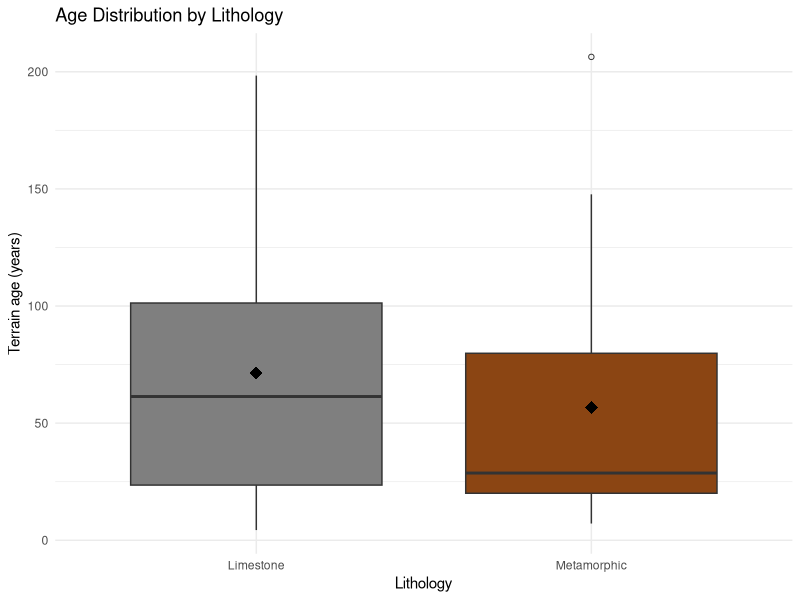
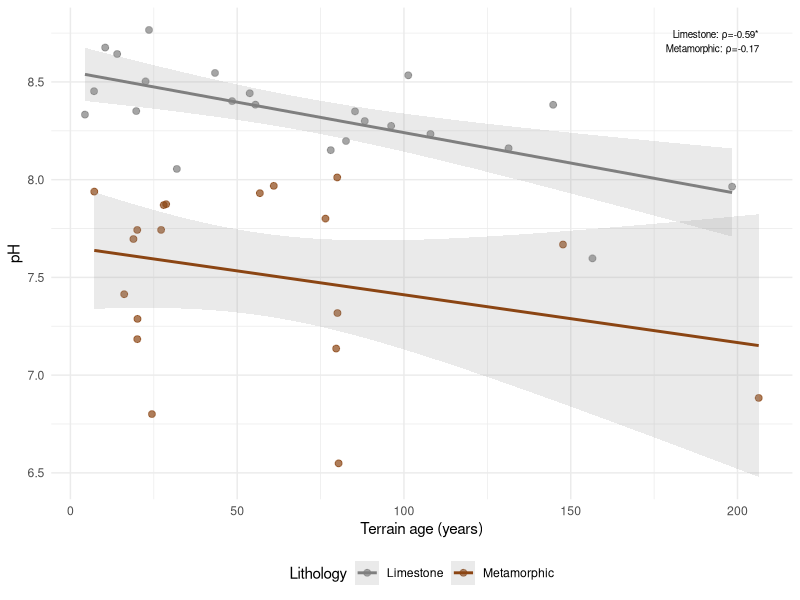
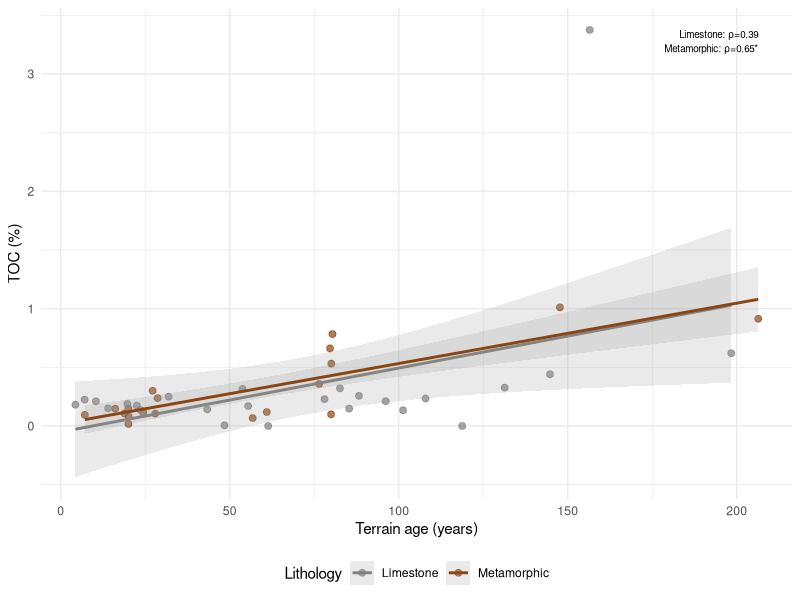
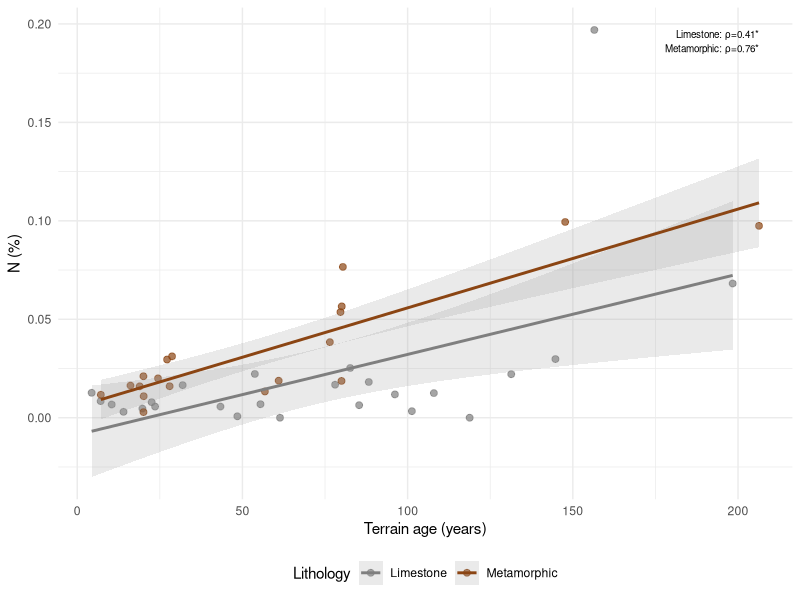
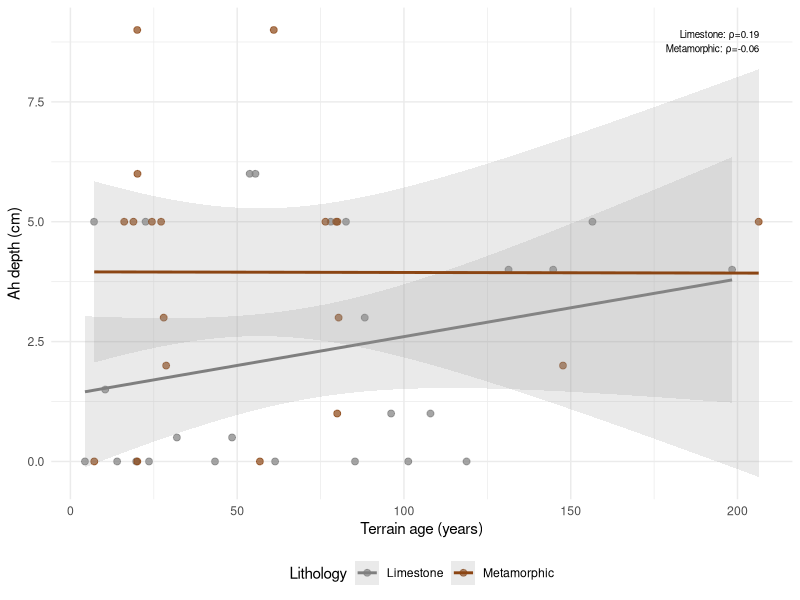
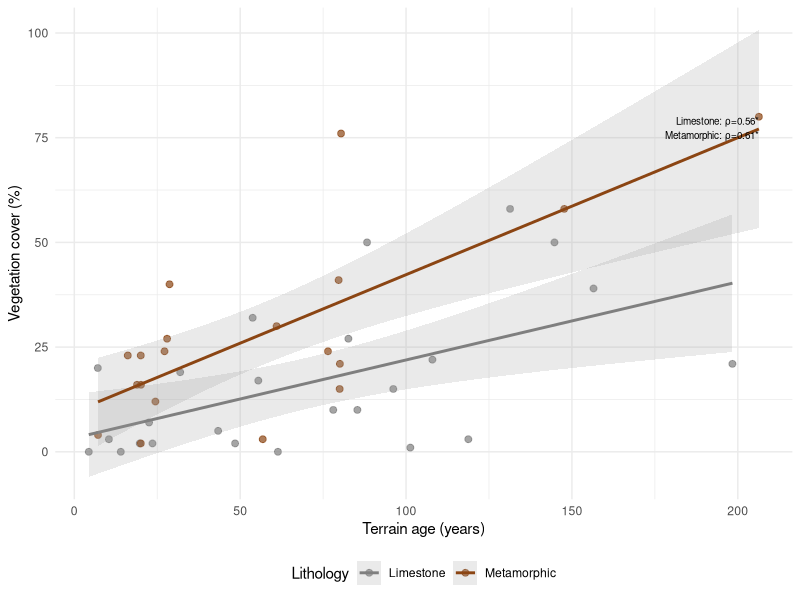
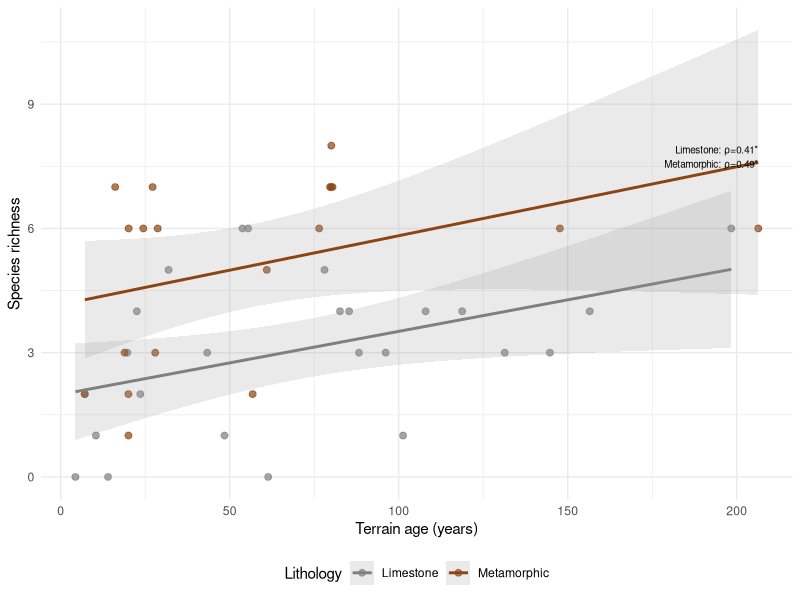
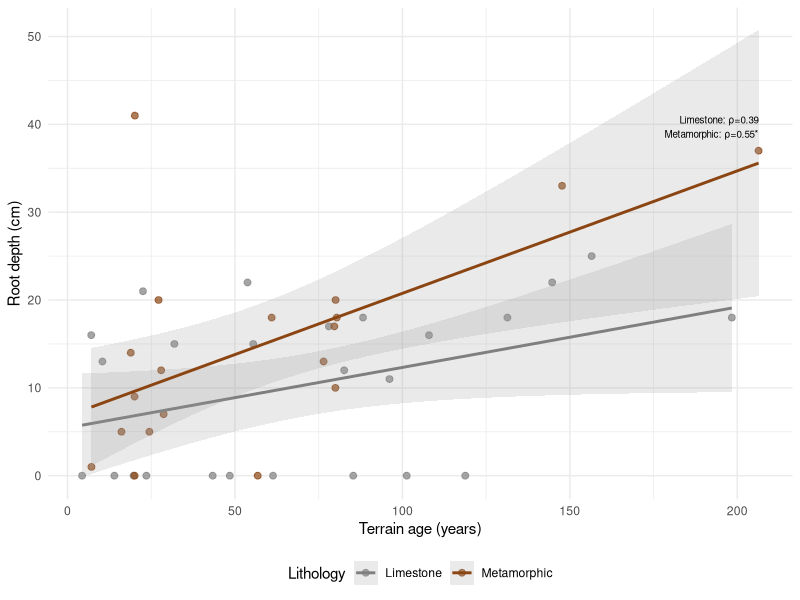

Write the R code that produced these figures, in order.
###############################################################################
# Age vs Soil and Vegetation Properties by Lithology
###############################################################################
# This script compares soil and vegetation development over terrain age
# between limestone and metamorphic sites in the Sulden glacier foreland.
#
# 1. Age distribution comparison between lithologies (Wilcoxon test + boxplot)
# 2. Spearman correlation table: age vs each property, per lithology
# 3. Scatterplots with linear regression lines: age vs soil properties
# 4. Scatterplots with linear regression lines: age vs vegetation properties
#
# Input: Sulden_data.xlsx
# Output: age_distribution_by_lithology.png
#         age_vs_soil_by_lithology.png
#         age_vs_vegetation_by_lithology.png
##############################################################################



library(tidyverse)
library(readxl)
library(gridExtra)


df <- read_excel("Sulden_data.xlsx") %>%
  filter(lithology %in% c("Limestone", "Metamorphic"))

# Test normaility
df %>% filter(lithology == "Limestone") %>% pull(age) %>% shapiro.test() 
df %>% filter(lithology == "Metamorphic") %>% pull(age) %>% shapiro.test()

# Metamorphic is not normally distributed, so we use wilcox
wilcox.test(age ~ lithology, data = df %>% filter(lithology %in% c("Limestone", "Metamorphic")))

# Define colors
lith_colors <- c("Limestone" = "grey50", "Metamorphic" = "#8B4513")

# Calculate summary stats
stats <- df %>%
  filter(lithology %in% c("Limestone", "Metamorphic")) %>%
  group_by(lithology) %>%
  summarise(
    n = n(),
    mean = round(mean(age, na.rm = TRUE), 1),
    sd = round(sd(age, na.rm = TRUE), 1),
    median = median(age, na.rm = TRUE),
    min = min(age, na.rm = TRUE),
    max = max(age, na.rm = TRUE)
  )

print(stats)

df %>%
  filter(lithology %in% c("Limestone", "Metamorphic")) %>%
  ggplot(aes(x = lithology, y = age, fill = lithology)) +
  geom_boxplot(outlier.shape = 1) +
  stat_summary(fun = mean, geom = "point", shape = 18, size = 4, color = "black") +
  scale_fill_manual(values = c("Limestone" = "grey50", "Metamorphic" = "#8B4513")) +
  labs(x = "Lithology", y = "Terrain age (years)", title = "Age Distribution by Lithology") +
  theme_minimal() +
  theme(legend.position = "none")

ggsave("age_distribution_by_lithology.png", width = 6, height = 5, dpi = 300)


# Variables to test
soil_vars <- c("ph_15", "TOC_15", "N_15", "depth_Ah")
veg_vars <- c("vegetation_cover", "species_richness", "rootdepth", "root_abundance_top15", "species_diversity_shannon", "species_abundance")

all_vars <- c(soil_vars, veg_vars)
var_labels <- c("pH", "TOC (%)", "N (%)", "Ah depth (cm)", 
                "Vegetation cover (%)", "Species richness", "Root depth (cm)", "Root abundance", "Shannon Diversity", "Species Abundance")

## CORRELATION TABLE ##
cor_table <- tibble()

for (i in 1:length(all_vars)) {
  v <- all_vars[i]
  lab <- var_labels[i]
  
  lime <- df %>% filter(lithology == "Limestone") %>% drop_na(age, !!sym(v))
  meta <- df %>% filter(lithology == "Metamorphic") %>% drop_na(age, !!sym(v))
  
  lime_cor <- cor.test(lime$age, lime[[v]], method = "spearman", exact = FALSE)
  meta_cor <- cor.test(meta$age, meta[[v]], method = "spearman", exact = FALSE)
  
  cor_table <- bind_rows(cor_table, tibble(
    Variable = lab,
    Lime_rho = round(lime_cor$estimate, 2),
    Lime_p = round(lime_cor$p.value, 4),
    Lime_sig = ifelse(lime_cor$p.value < 0.001, "***", 
                      ifelse(lime_cor$p.value < 0.01, "**",
                             ifelse(lime_cor$p.value < 0.05, "*", ""))),
    Meta_rho = round(meta_cor$estimate, 2),
    Meta_p = round(meta_cor$p.value, 4),
    Meta_sig = ifelse(meta_cor$p.value < 0.001, "***", 
                      ifelse(meta_cor$p.value < 0.01, "**",
                             ifelse(meta_cor$p.value < 0.05, "*", "")))
  ))
}

print(cor_table)

## PLOTS ##
plots <- list()

for (i in 1:length(all_vars)) {
  v <- all_vars[i]
  lab <- var_labels[i]
  
  # Correlations
  lime <- df %>% filter(lithology == "Limestone")
  meta <- df %>% filter(lithology == "Metamorphic")
  
  lime_cor <- cor.test(lime$age, lime[[v]], method = "spearman", exact = FALSE)
  meta_cor <- cor.test(meta$age, meta[[v]], method = "spearman", exact = FALSE)
  
  annot <- sprintf("Limestone: ρ=%.2f%s\nMetamorphic: ρ=%.2f%s",
                   lime_cor$estimate, ifelse(lime_cor$p.value < 0.05, "*", ""),
                   meta_cor$estimate, ifelse(meta_cor$p.value < 0.05, "*", ""))
  
  plots[[i]] <- ggplot(df, aes(x = age, y = .data[[v]], color = lithology)) +
    geom_point(alpha = 0.7, size = 2) +
    geom_smooth(method = "lm", se = TRUE, alpha = 0.2) +
    scale_color_manual(values = lith_colors) +
    labs(x = "Terrain age (years)", y = lab, color = "Lithology") +
    annotate("text", x = max(df$age, na.rm = TRUE), y = max(df[[v]], na.rm = TRUE), 
             label = annot, hjust = 1, vjust = 1, size = 2.5) +
    theme_minimal() +
    theme(legend.position = "bottom")
}
print(plots)

soil_plot <- grid.arrange(grobs = plots[1:4], ncol = 2)
ggsave("age_vs_soil_by_lithology.png", soil_plot, width = 10, height = 8, dpi = 300)

veg_plot <- grid.arrange(grobs = plots[5:10], ncol = 2)
ggsave("age_vs_vegetation_by_lithology.png", veg_plot, width = 10, height = 12, dpi = 300)
